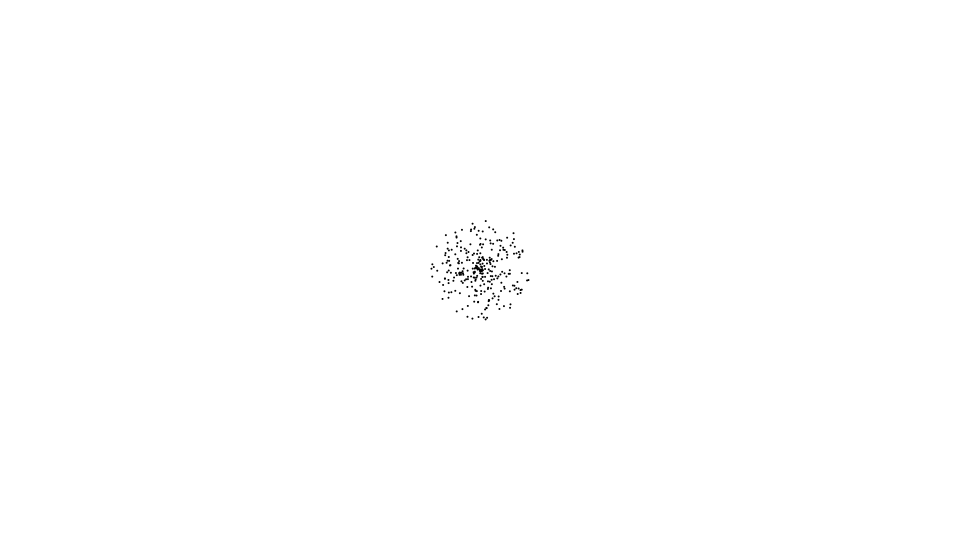
Frame 1 (no input)
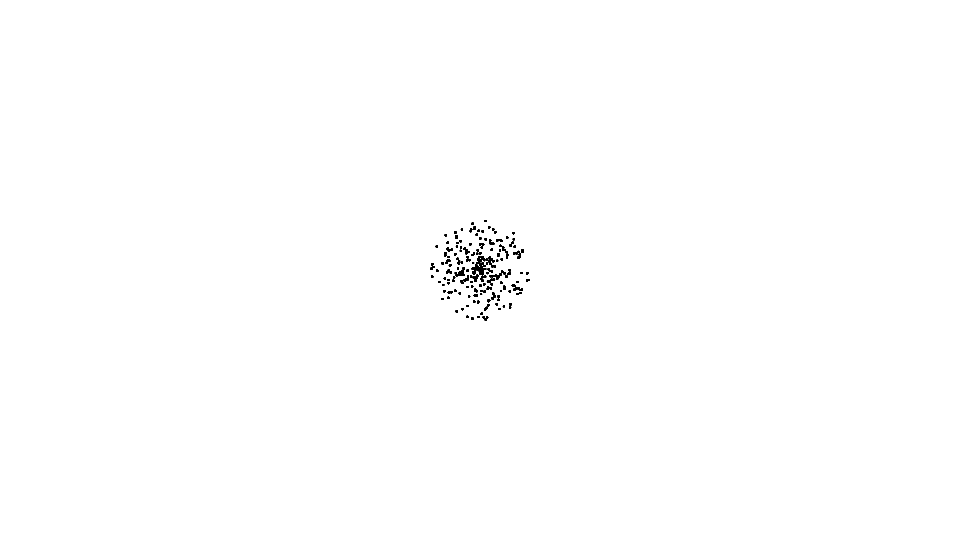
Frame 60 (the mouse pressed at the canvas centre just before this capture)
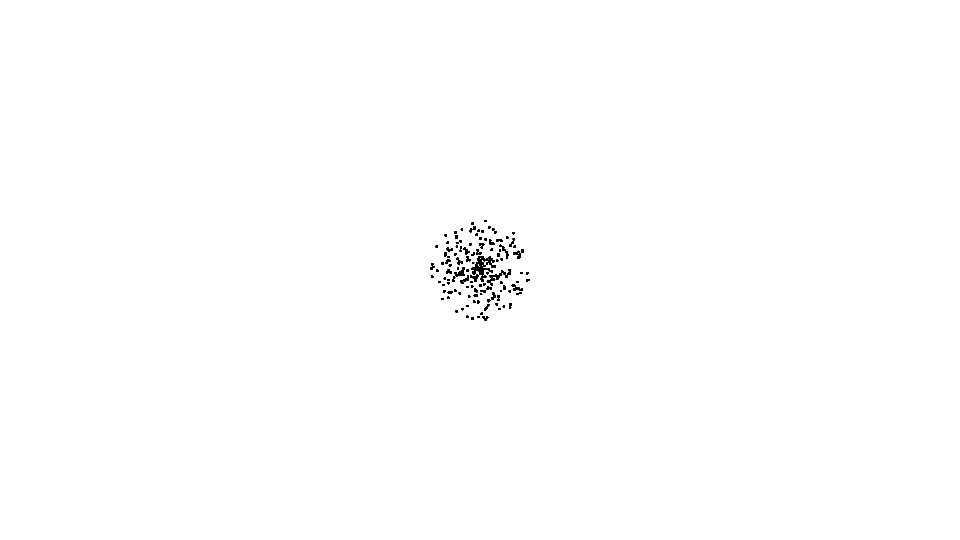
Frame 120 (the mouse held since frame 60 and released just before this capture)

The Processing sketch that drew these frames (run headless with seeded random() and noise(); from frame 60 on, the mouse is pressed at the canvas centre):

// Processing sketch: Random3
// ── Random3.pde
static final int numDots = 300;
static final int maxRadius = 50;
Ball[] dots;

void setup() {
  size(960, 540);
  frameRate(30);
  initialize();
}

void initialize() {
  smooth();
  noStroke();
  background(255);
  dots = new Ball[numDots];
  for(int i=0; i<numDots; i++) {
    dots[i] = new Ball(1);
    float radius = random(maxRadius);
    float angle = random(PI*2);
        
    dots[i].x = width/2 + cos(angle) * radius;
    dots[i].y = height/2 + sin(angle) * radius;
    dots[i].setFillColor(color(0));
  }
}

void draw() {
  for(int i=0; i<numDots; i++) {
    Ball dot = dots[i];
    dot.update();
  }
}

////////////////////////////////

class Ball extends Sprite {
  float radius;
  float vx, vy;
  float mass = 1;
  
  Ball(float radius){
    super();
    this.radius = radius;
  }
  
  void draw(){
    if(dist(mouseX, mouseY, x, y) < radius) {
      isRollOver = true;
    }else{
      isRollOver = false;
    }
    ellipse(0, 0, radius*2, radius*2);
  }
}

////////////////////////////////

class Sprite extends Object {
  float x, y;
  float scaleX, scaleY;
  float width, height;
  float rotation;
  boolean visible;
  color strokeColor;
  color fillColor;
  Boolean isStroke;
  Boolean isFill;
  Boolean isRollOver;
  Boolean locked;
  float xoff, yoff;
 
  Sprite() {
    super();
    scaleX = 1.0;
    scaleY = 1.0;
    strokeColor = color(0);
    fillColor = color(0);
    isStroke = false;
    isFill = false;
    isRollOver = false;
    locked = false;
    visible = true;
  }
  
  void update() {
    if(! visible) return;
    pushMatrix();
    if(locked){
  x = mouseX - xoff;
  y = mouseY - yoff;
    }  
    translate(x, y);
    scale(scaleX, scaleY);
    rotate(rotation * PI / 180.0);
    if(isStroke) stroke(strokeColor);
    if(isFill) fill(fillColor);
    draw();
    popMatrix();
  }
  
  void setStrokeColor(color strokeColor) {
    this.strokeColor = strokeColor;
    isStroke = true;
  }
  
  void setFillColor(color fillColor) {
    this.fillColor = fillColor;
    isFill = true;
  }
  
  void startDrag() {
    if(isRollOver){
      locked = true;
      xoff = mouseX - x;
      yoff = mouseY - y;
    }
  }
  
  void stopDrag() {
    locked = false;
  }
  
  void draw() {}
}

////////////////////////////////

class Point extends Object {
  float x, y;
  
  Point(float x, float y) {
    super();
    this.x = x;
    this.y = y;
  }
}

////////////////////////////////

class Object {
  Object() {}
}
